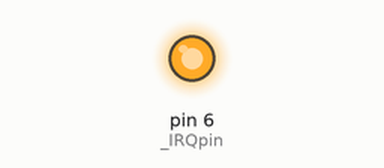
Simulated run of this sketch. Board: Arduino Uno, built with avr-gcc and run on an emulated ATmega328P. Parts: output pins drawn as LEDs (lit = HIGH). Pins used as bus, display or sensor lines are not drawn; what the sketch prints to the serial monitor is not drawn.

Above: at 0.2 s.
Timing chart, 0 to 1.7 s (numbered marks = the images above):
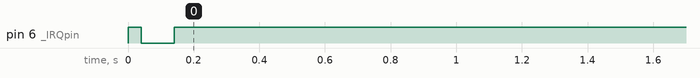

Measured:
- by itself, pin 6 (_IRQpin): LOW → HIGH at 0.00 s, → LOW 0.04 s later, → HIGH 0.10 s later

The sketch:

test3.ino
```cpp
#include <SPI.h>

// CR95HF: Write, poll, read, reset
#define   CMD             0x00
#define   POLL            0x03
#define   READ            0x02
#define   RESET           0x01

#define   ECHO            0x55

const int _SSpin = 10; // CS
const int _IRQpin = 6; // INT_out : 2, INT_in : 6, tried both, barely to no difference
//const int _SI0pin = A3;
//const int _SI1pin = A0;

void WakeupCR95HF()
{
 //Serial.println("Wake up!");
 digitalWrite(_IRQpin, LOW);
 delay(100);
 digitalWrite(_IRQpin, HIGH);
 delay(100);
}

bool EchoResponse()
{
    byte len = 0;

  // write to CR95HF
  digitalWrite(_SSpin, LOW);
  delay(100);
  SPI.transfer(0x00);

  // Serial.print("echo code: ");
  // Serial.println(ECHO);

  SPI.transfer(0x55);
  //SPI.transfer(0x00);
  digitalWrite(_SSpin, HIGH);
  //delay(1000);

  // poll to CR95HF, is it ready?
  byte tmp = 0;

  digitalWrite(_SSpin, LOW);
  while (!tmp)
  {
   delay(100);
    //Note: whatever I send, I get the same thing back. I send 3, then tmp is 3. I send 8, tmp is 8.
    SPI.transfer(0x03);
    tmp = SPI.transfer(0);

   // Serial.print("Polling: ");
    Serial.println(tmp, BIN);

    tmp = (tmp & 0x08) >> 3;

    delay(100);
  }
  digitalWrite(_SSpin, HIGH);
  delay(20);

  // ready to write
  byte res = 0;

  digitalWrite(_SSpin, LOW);
  delay(100);
  SPI.transfer(0x02);
  res = SPI.transfer(0);

 // Serial.print("reading: ");
 // Serial.println(res);

  delay(100);
  digitalWrite(_SSpin, HIGH);
  delay(100);

  if (res == ECHO)
  {
    return true;
  }
 return false;
}

void setup() {
Serial.begin(9600);

// I believe this is not possible on Arduino or not nessaccery, tried it anyway, no change
// pinMode(_SI0pin, OUTPUT);
// pinMode(_SI1pin, OUTPUT);

 pinMode(_SSpin, OUTPUT);
 pinMode(_IRQpin, OUTPUT);

// digitalWrite(_SI0pin, HIGH);
// digitalWrite(_SI1pin, LOW);

  digitalWrite(_IRQpin, HIGH); // wakeup
  delay(20);
  digitalWrite(_SSpin, HIGH);  // slave select, low = ready to write/read
  delay(20);

  SPI.begin();
  // 2 MHz max clock speed, Most Significant Bit first, SPI_MODE unknown (probably 0, all were tried)
  SPI.beginTransaction(SPISettings(2000000, MSBFIRST, SPI_MODE0));

  WakeupCR95HF();

  while(!EchoResponse())
  {
    WakeupCR95HF();
  }
 // Serial.println("Connection established");
}

void loop() {
}
```
